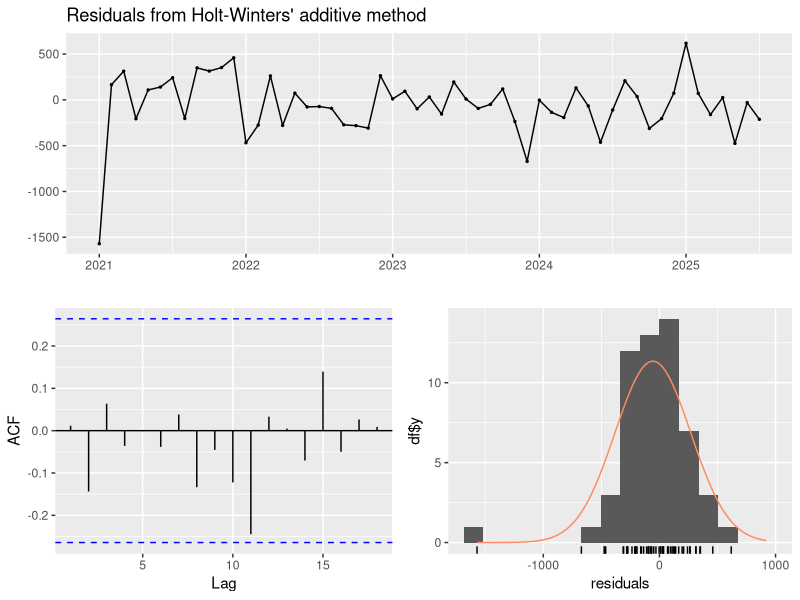
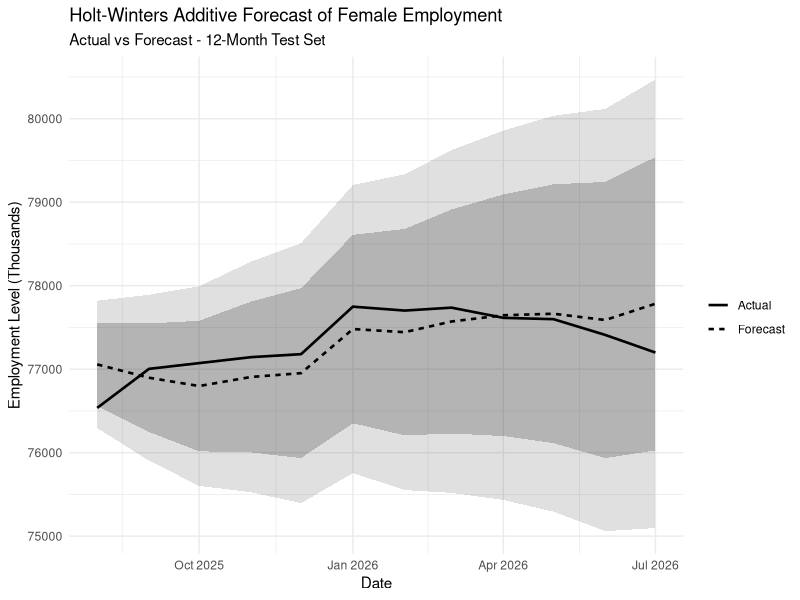
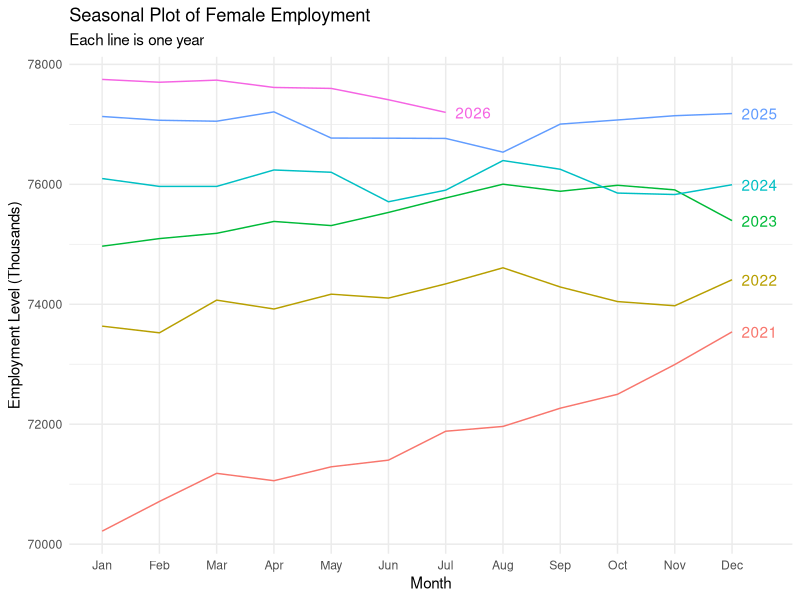
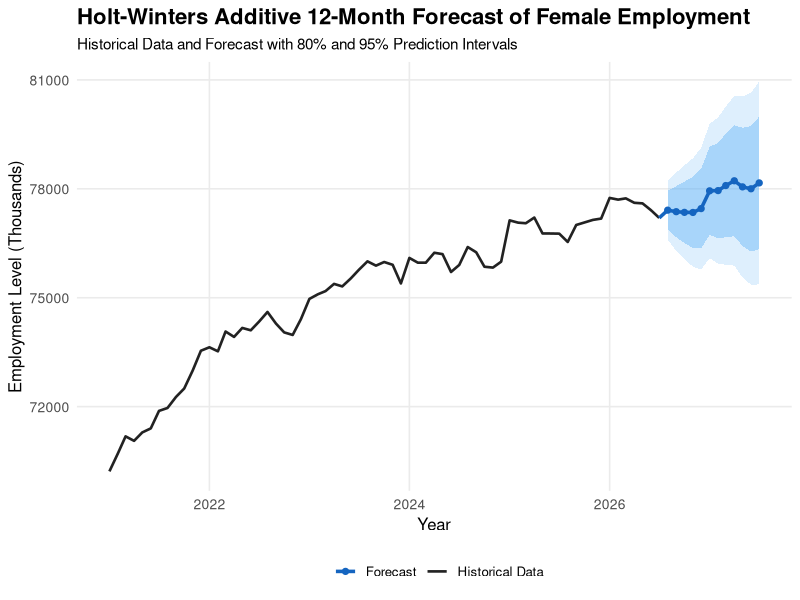
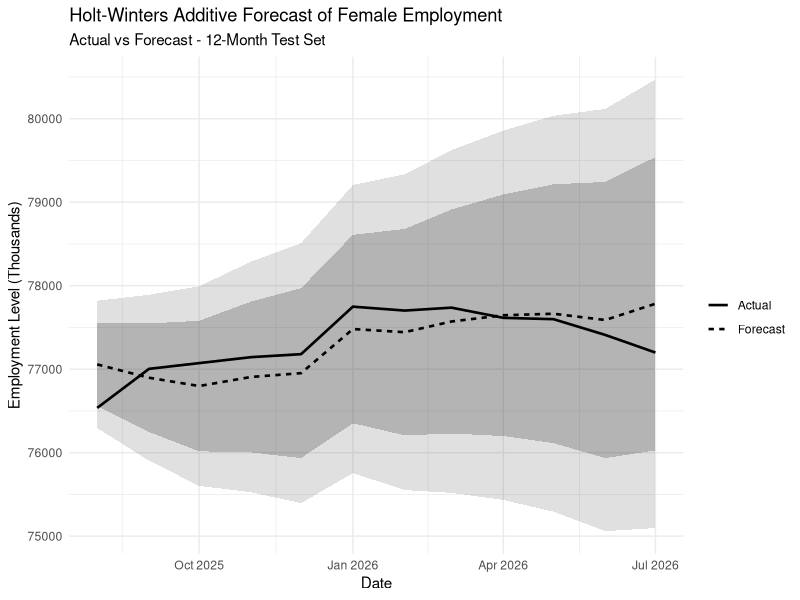
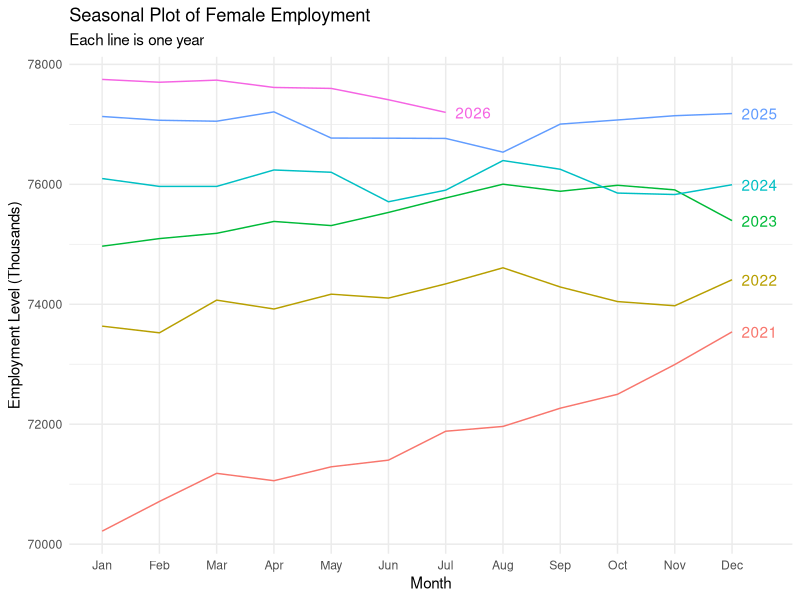
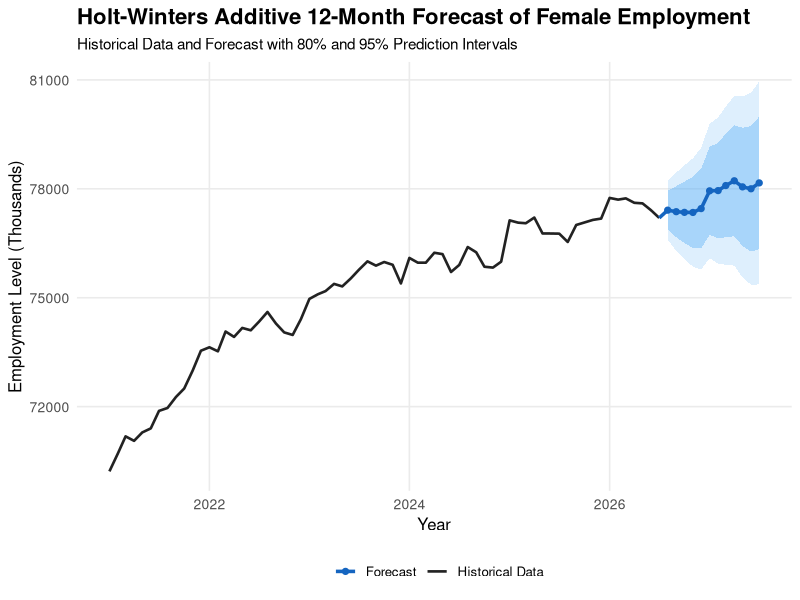

These charts were generated, in order, by the following R code:
# ============================================================
# HOLT-WINTERS ADDITIVE MODEL
# SDG 5: Gender Equality
# Dataset: LNS12000002 - Employment Level: Women
# ============================================================

# 1. Load Packages
library(dplyr)
library(ggplot2)
library(forecast)
library(zoo)

# The Metrics package exports its own accuracy(), rmse(), mae() and mape().
# If it is attached in the same session it masks the forecast versions and this
# script fails with "'list' object cannot be coerced to type 'double'". Detach
# it if present. Restarting R also clears the problem.
if ("package:Metrics" %in% search()) {
  detach("package:Metrics", unload = TRUE)
  cat("Detached the Metrics package to avoid masking forecast::accuracy().\n")
}

# 2. Read Processed Data
data <- read.csv(
  "processed_female_employment.csv"
)

data <- data %>%
  mutate(
    date = as.Date(date),
    female_employment = as.numeric(female_employment)
  ) %>%
  arrange(date)

# 3. Calendar Repair
# The processing script removes rows whose value is NA. For monthly data that
# deletes the MONTH, not just the value, so every later observation shifts one
# position earlier inside a frequency = 12 series. October 2025 is affected in
# the current release. Rebuild the full monthly grid and interpolate.
month_grid <- data.frame(
  date = seq(
    min(data$date),
    max(data$date),
    by = "month"
  )
)

data <- month_grid %>%
  left_join(
    data,
    by = "date"
  ) %>%
  mutate(
    imputed = is.na(female_employment),
    female_employment = na.approx(
      female_employment,
      x = date,
      na.rm = FALSE
    )
  )

cat("\nMonths reinserted:", sum(data$imputed), "\n")

if (any(data$imputed)) {
  cat(
    "Dates reinserted :",
    paste(format(data$date[data$imputed]), collapse = ", "),
    "\n"
  )
}

# 4. Apply Modelling Window
# The 2020 collapse is a structural break, not a trend. Holt-Winters cannot
# model a level shift of that size, so the window starts in January 2021.
window_start <- as.Date("2021-01-01")

data <- data %>%
  filter(date >= window_start)

cat(
  "\nWindow:",
  as.character(min(data$date)),
  "to",
  as.character(max(data$date)),
  "(", nrow(data), "months )\n"
)

# 5. Create Time Series
female_ts <- ts(
  data$female_employment,
  start = c(
    as.numeric(format(min(data$date), "%Y")),
    as.numeric(format(min(data$date), "%m"))
  ),
  frequency = 12
)

# 6. Train-Test Split
# Last 12 months are used as test data.
# subset() is used instead of head()/tail() because head() and tail() strip the
# ts class and the frequency attribute. Once frequency is lost, no seasonal
# model can be estimated correctly.
test_size <- 12

train_ts <- subset(
  female_ts,
  end = length(female_ts) - test_size
)

test_ts <- subset(
  female_ts,
  start = length(female_ts) - test_size + 1
)

cat("\nTraining observations:", length(train_ts), "\n")
cat("Testing observations :", length(test_ts), "\n")

test_imputed <- data$imputed[
  (nrow(data) - test_size + 1):nrow(data)
]

cat("Imputed months in test set:", sum(test_imputed), "\n")

# 7. Fit Holt-Winters Additive Model
hw_model <- forecast::hw(
  train_ts,
  seasonal = "additive",
  h = test_size,
  level = c(80, 95)
)

cat("\nHolt-Winters Additive Model:\n")
print(hw_model$model)

# 8. Model Information
cat("\nSmoothing Parameters:\n")
print(round(hw_model$model$par[c("alpha", "beta", "gamma")], 6))

cat("\nAIC :", hw_model$model$aic, "\n")
cat("AICc:", hw_model$model$aicc, "\n")
cat("BIC :", hw_model$model$bic, "\n")

# Final seasonal indices, one per month
seasonal_columns <- grep(
  "^s",
  colnames(hw_model$model$states)
)

seasonal_indices <- data.frame(
  month = month.abb,
  index = round(
    as.numeric(
      tail(hw_model$model$states[, seasonal_columns], 1)
    ),
    2
  )
)

cat("\nFinal Seasonal Indices (Thousands):\n")
print(seasonal_indices, row.names = FALSE)

# A gamma at or near zero means the seasonal indices are held constant rather
# than updated over time. LNS12000002 is seasonally adjusted at source, so this
# is the expected result and should be reported as a limitation.
if (hw_model$model$par["gamma"] < 0.01) {
  cat(
    "\nNote: gamma is effectively zero. The seasonal component is fixed",
    "\nrather than evolving, consistent with a pre-adjusted series.\n"
  )
}

# 9. Forecast Test Period
cat("\n12-Month Test Forecast:\n")
print(hw_model)

# 10. Forecast Accuracy
# forecast:: is written out in full because the Metrics package also exports an
# accuracy() function, with the signature accuracy(actual, predicted). If
# Metrics is attached later than forecast, it masks this call and the forecast
# object gets passed where a numeric vector is expected, producing:
#   Error: 'list' object cannot be coerced to type 'double'
hw_accuracy <- forecast::accuracy(
  hw_model,
  test_ts
)

cat("\nForecast Accuracy:\n")
print(hw_accuracy)

# MASE is scale-free and is the correct measure for comparing across models,
# but only when every model uses the SAME training window. Use the Test set
# row, not the Training set row.
cat("\nMASE (Training set):", hw_accuracy["Training set", "MASE"], "\n")
cat("MASE (Test set)    :", hw_accuracy["Test set", "MASE"], "\n")

# Overfitting check: test metric divided by training metric.
# The group criterion is a ratio of 1.3 or lower on every metric.
ratio_rmse <- hw_accuracy["Test set", "RMSE"] / hw_accuracy["Training set", "RMSE"]
ratio_mae  <- hw_accuracy["Test set", "MAE"]  / hw_accuracy["Training set", "MAE"]
ratio_mape <- hw_accuracy["Test set", "MAPE"] / hw_accuracy["Training set", "MAPE"]

overfitting_check <- data.frame(
  metric  = c("RMSE", "MAE", "MAPE"),
  train   = c(
    hw_accuracy["Training set", "RMSE"],
    hw_accuracy["Training set", "MAE"],
    hw_accuracy["Training set", "MAPE"]
  ),
  test    = c(
    hw_accuracy["Test set", "RMSE"],
    hw_accuracy["Test set", "MAE"],
    hw_accuracy["Test set", "MAPE"]
  ),
  ratio   = c(ratio_rmse, ratio_mae, ratio_mape),
  verdict = ifelse(
    c(ratio_rmse, ratio_mae, ratio_mape) <= 1.3,
    "PASS",
    "FAIL"
  )
)

cat("\nOverfitting Check (criterion: ratio <= 1.3):\n")
print(overfitting_check, row.names = FALSE, digits = 5)

write.csv(
  overfitting_check,
  "holt_winters_accuracy.csv",
  row.names = FALSE
)

# 11. Residual Diagnostics
# H0: residuals are independently distributed (no autocorrelation).
# The criterion is p > 0.05, so a PASS means we fail to reject H0.
ljung_box <- checkresiduals(
  hw_model
)

cat("\nLjung-Box Test:\n")
cat("Q statistic :", ljung_box$statistic, "\n")
cat("Degrees free:", ljung_box$parameter, "\n")
cat("p-value     :", ljung_box$p.value, "\n")
cat(
  "Verdict     :",
  ifelse(
    ljung_box$p.value > 0.05,
    "PASS - residuals behave as white noise",
    "FAIL - structure remains in the residuals"
  ),
  "\n"
)

ljung_box_results <- data.frame(
  test      = "Ljung-Box",
  Q         = as.numeric(ljung_box$statistic),
  df        = as.numeric(ljung_box$parameter),
  p_value   = as.numeric(ljung_box$p.value),
  threshold = 0.05,
  verdict   = ifelse(ljung_box$p.value > 0.05, "PASS", "FAIL")
)

write.csv(
  ljung_box_results,
  "holt_winters_ljungbox.csv",
  row.names = FALSE
)

# 12. Create Forecast Results
test_dates <- tail(
  data$date,
  test_size
)

forecast_results <- data.frame(
  date     = test_dates,
  actual   = as.numeric(test_ts),
  forecast = as.numeric(hw_model$mean),
  lower_80 = as.numeric(hw_model$lower[, "80%"]),
  upper_80 = as.numeric(hw_model$upper[, "80%"]),
  lower_95 = as.numeric(hw_model$lower[, "95%"]),
  upper_95 = as.numeric(hw_model$upper[, "95%"]),
  imputed  = test_imputed
) %>%
  mutate(
    error         = actual - forecast,
    abs_pct_error = abs(error / actual) * 100
  )

cat("\nForecast Results:\n")
print(forecast_results, row.names = FALSE, digits = 5)

write.csv(
  forecast_results,
  "holt_winters_test_forecast.csv",
  row.names = FALSE
)

# 13. Actual vs Forecast Plot
test_forecast_plot <- ggplot(
  forecast_results,
  aes(x = date)
) +
  
  geom_ribbon(
    aes(
      ymin = lower_95,
      ymax = upper_95
    ),
    alpha = 0.15
  ) +
  
  geom_ribbon(
    aes(
      ymin = lower_80,
      ymax = upper_80
    ),
    alpha = 0.25
  ) +
  
  geom_line(
    aes(
      y = actual,
      linetype = "Actual"
    ),
    linewidth = 0.9
  ) +
  
  geom_line(
    aes(
      y = forecast,
      linetype = "Forecast"
    ),
    linewidth = 0.9
  ) +
  
  labs(
    title = "Holt-Winters Additive Forecast of Female Employment",
    subtitle = "Actual vs Forecast - 12-Month Test Set",
    x = "Date",
    y = "Employment Level (Thousands)",
    linetype = ""
  ) +
  
  theme_minimal()

print(test_forecast_plot)

ggsave(
  filename = "holt_winters_test_forecast_plot.png",
  plot = test_forecast_plot,
  width = 8,
  height = 5,
  dpi = 300
)

# 14. Seasonal Plot
seasonal_plot <- ggseasonplot(
  female_ts,
  year.labels = TRUE
) +
  
  labs(
    title = "Seasonal Plot of Female Employment",
    subtitle = "Each line is one year",
    x = "Month",
    y = "Employment Level (Thousands)"
  ) +
  
  theme_minimal()

print(seasonal_plot)

ggsave(
  filename = "holt_winters_seasonal_plot.png",
  plot = seasonal_plot,
  width = 8,
  height = 5,
  dpi = 300
)

# 15. Final Model Using Full Dataset
# The test months are included here because a genuine forward forecast has no
# reason to discard the most recent observations.
final_hw_model <- forecast::hw(
  female_ts,
  seasonal = "additive",
  h = 12,
  level = c(80, 95)
)

cat("\nFinal Holt-Winters Additive Model:\n")
print(final_hw_model$model)

# 16. Future 12-Month Forecast
cat("\nFuture 12-Month Forecast:\n")
print(final_hw_model)

# Future dates
future_dates <- seq.Date(
  from = seq.Date(
    max(data$date),
    by = "month",
    length.out = 2
  )[2],
  by = "month",
  length.out = 12
)

# Future Forecast Results
future_forecast_results <- data.frame(
  date     = future_dates,
  forecast = as.numeric(final_hw_model$mean),
  lower_80 = as.numeric(final_hw_model$lower[, "80%"]),
  upper_80 = as.numeric(final_hw_model$upper[, "80%"]),
  lower_95 = as.numeric(final_hw_model$lower[, "95%"]),
  upper_95 = as.numeric(final_hw_model$upper[, "95%"])
)

cat("\nFuture Forecast Results:\n")
print(future_forecast_results, row.names = FALSE, digits = 6)

write.csv(
  future_forecast_results,
  "holt_winters_future_forecast.csv",
  row.names = FALSE
)

# 17. Final Forecast Plot
# Historical data - recent years only
history_data <- data.frame(
  date   = data$date,
  actual = data$female_employment
)

future_data <- future_forecast_results

# Connect forecast line to the last historical observation
forecast_line_data <- rbind(
  data.frame(
    date = max(history_data$date),
    forecast = tail(history_data$actual, 1)
  ),
  
  future_data %>%
    select(
      date,
      forecast
    )
)

# Publication-style plot
final_forecast_plot <- ggplot() +
  
  geom_line(
    data = history_data,
    aes(
      x = date,
      y = actual,
      colour = "Historical Data"
    ),
    linewidth = 0.9
  ) +
  
  geom_ribbon(
    data = future_data,
    aes(
      x = date,
      ymin = lower_95,
      ymax = upper_95
    ),
    fill = "#90CAF9",
    alpha = 0.30
  ) +
  
  geom_ribbon(
    data = future_data,
    aes(
      x = date,
      ymin = lower_80,
      ymax = upper_80
    ),
    fill = "#42A5F5",
    alpha = 0.35
  ) +
  
  geom_line(
    data = forecast_line_data,
    aes(
      x = date,
      y = forecast,
      colour = "Forecast"
    ),
    linewidth = 1.2
  ) +
  
  geom_point(
    data = future_data,
    aes(
      x = date,
      y = forecast,
      colour = "Forecast"
    ),
    size = 1.8
  ) +
  
  scale_colour_manual(
    values = c(
      "Historical Data" = "#222222",
      "Forecast" = "#1565C0"
    )
  ) +
  
  labs(
    title = "Holt-Winters Additive 12-Month Forecast of Female Employment",
    subtitle = "Historical Data and Forecast with 80% and 95% Prediction Intervals",
    x = "Year",
    y = "Employment Level (Thousands)",
    colour = ""
  ) +
  
  theme_minimal(base_size = 12) +
  
  theme(
    plot.title = element_text(
      size = 16,
      face = "bold"
    ),
    
    plot.subtitle = element_text(
      size = 11
    ),
    
    axis.title = element_text(
      size = 12
    ),
    
    axis.text = element_text(
      size = 10
    ),
    
    legend.position = "bottom",
    
    panel.grid.minor = element_blank()
  )

print(final_forecast_plot)

ggsave(
  filename = "holt_winters_future_forecast_plot.png",
  plot = final_forecast_plot,
  width = 9,
  height = 5,
  dpi = 300
)

cat("\nHolt-Winters analysis completed successfully!\n")
